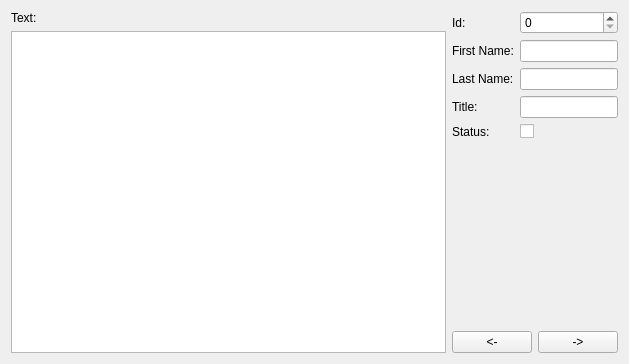
<?xml version="1.0" encoding="UTF-8"?>
<ui version="4.0">
 <class>EditForm</class>
 <widget class="QWidget" name="EditForm">
  <property name="geometry">
   <rect>
    <x>0</x>
    <y>0</y>
    <width>629</width>
    <height>364</height>
   </rect>
  </property>
  <property name="windowTitle">
   <string>Editor</string>
  </property>
  <layout class="QGridLayout" name="gridLayout" columnstretch="3,1">
   <item row="0" column="0">
    <layout class="QVBoxLayout" name="verticalLayout">
     <item>
      <widget class="QLabel" name="textLabel">
       <property name="text">
        <string>Text:</string>
       </property>
      </widget>
     </item>
     <item>
      <widget class="QPlainTextEdit" name="textPlainTextEdit"/>
     </item>
    </layout>
   </item>
   <item row="0" column="1">
    <layout class="QVBoxLayout" name="verticalLayout_2">
     <item>
      <layout class="QFormLayout" name="formLayout">
       <item row="0" column="0">
        <widget class="QLabel" name="idLable">
         <property name="text">
          <string>Id:</string>
         </property>
        </widget>
       </item>
       <item row="0" column="1">
        <widget class="QSpinBox" name="idSpinBox"/>
       </item>
       <item row="1" column="0">
        <widget class="QLabel" name="firstNameLable">
         <property name="text">
          <string>First Name:</string>
         </property>
        </widget>
       </item>
       <item row="1" column="1">
        <widget class="QLineEdit" name="firstNameLineEdit"/>
       </item>
       <item row="2" column="0">
        <widget class="QLabel" name="lastNameLable">
         <property name="text">
          <string>Last Name:</string>
         </property>
        </widget>
       </item>
       <item row="2" column="1">
        <widget class="QLineEdit" name="lastNameLineEdit"/>
       </item>
       <item row="3" column="0">
        <widget class="QLabel" name="titleLable">
         <property name="text">
          <string>Title:</string>
         </property>
        </widget>
       </item>
       <item row="3" column="1">
        <widget class="QLineEdit" name="titleLineEdit"/>
       </item>
       <item row="4" column="0">
        <widget class="QLabel" name="statusLable">
         <property name="text">
          <string>Status:</string>
         </property>
        </widget>
       </item>
       <item row="4" column="1">
        <widget class="QCheckBox" name="statusCheckBox">
         <property name="text">
          <string/>
         </property>
         <property name="checkable">
          <bool>true</bool>
         </property>
         <property name="tristate">
          <bool>false</bool>
         </property>
        </widget>
       </item>
      </layout>
     </item>
     <item>
      <spacer name="verticalSpacer">
       <property name="orientation">
        <enum>Qt::Vertical</enum>
       </property>
       <property name="sizeHint" stdset="0">
        <size>
         <width>20</width>
         <height>40</height>
        </size>
       </property>
      </spacer>
     </item>
     <item>
      <layout class="QHBoxLayout" name="horizontalLayout">
       <item>
        <widget class="QPushButton" name="previousButton">
         <property name="text">
          <string>&lt;-</string>
         </property>
        </widget>
       </item>
       <item>
        <widget class="QPushButton" name="nextButton">
         <property name="text">
          <string>-&gt;</string>
         </property>
        </widget>
       </item>
      </layout>
     </item>
    </layout>
   </item>
  </layout>
 </widget>
 <resources/>
 <connections/>
</ui>
